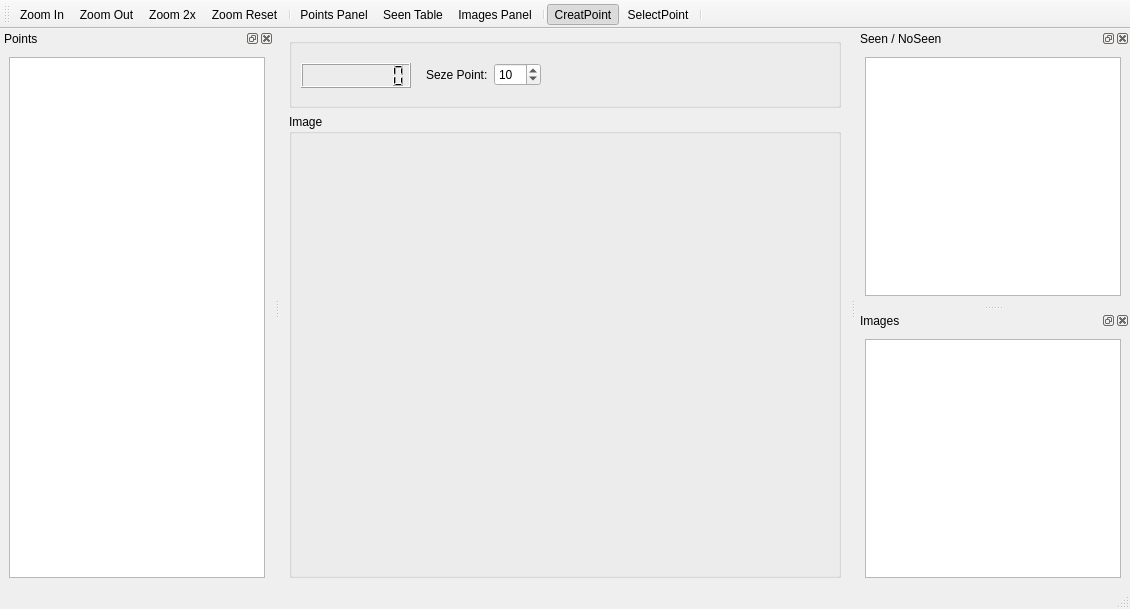
<?xml version="1.0" encoding="UTF-8"?>
<ui version="4.0">
 <class>LocationWindow</class>
 <widget class="QMainWindow" name="LocationWindow">
  <property name="geometry">
   <rect>
    <x>0</x>
    <y>0</y>
    <width>1130</width>
    <height>609</height>
   </rect>
  </property>
  <property name="minimumSize">
   <size>
    <width>800</width>
    <height>600</height>
   </size>
  </property>
  <property name="windowTitle">
   <string>Location Window</string>
  </property>
  <property name="windowIcon">
   <iconset resource="../app/resources/resources.qrc">
    <normaloff>:/images/icons/png/32x32/location.png</normaloff>:/images/icons/png/32x32/location.png</iconset>
  </property>
  <widget class="QWidget" name="Location">
   <layout class="QGridLayout" name="gridLayout_2">
    <item row="0" column="0">
     <widget class="QGroupBox" name="groupBox">
      <property name="minimumSize">
       <size>
        <width>0</width>
        <height>45</height>
       </size>
      </property>
      <property name="maximumSize">
       <size>
        <width>16777215</width>
        <height>70</height>
       </size>
      </property>
      <property name="title">
       <string/>
      </property>
      <layout class="QHBoxLayout" name="horizontalLayout_3">
       <item>
        <widget class="QLCDNumber" name="lcd_zoom">
         <property name="sizePolicy">
          <sizepolicy hsizetype="Fixed" vsizetype="Fixed">
           <horstretch>0</horstretch>
           <verstretch>0</verstretch>
          </sizepolicy>
         </property>
         <property name="minimumSize">
          <size>
           <width>110</width>
           <height>25</height>
          </size>
         </property>
         <property name="maximumSize">
          <size>
           <width>91</width>
           <height>23</height>
          </size>
         </property>
         <property name="smallDecimalPoint">
          <bool>false</bool>
         </property>
         <property name="digitCount">
          <number>8</number>
         </property>
         <property name="segmentStyle">
          <enum>QLCDNumber::Filled</enum>
         </property>
        </widget>
       </item>
       <item alignment="Qt::AlignLeft">
        <widget class="QWidget" name="widget" native="true">
         <property name="minimumSize">
          <size>
           <width>121</width>
           <height>40</height>
          </size>
         </property>
         <layout class="QHBoxLayout" name="horizontalLayout_2">
          <item>
           <widget class="QLabel" name="label">
            <property name="text">
             <string>Seze Point:</string>
            </property>
           </widget>
          </item>
          <item>
           <widget class="QSpinBox" name="spinBox_sizePoint">
            <property name="minimum">
             <number>1</number>
            </property>
            <property name="maximum">
             <number>100</number>
            </property>
            <property name="value">
             <number>10</number>
            </property>
           </widget>
          </item>
         </layout>
        </widget>
       </item>
      </layout>
     </widget>
    </item>
    <item row="1" column="0">
     <widget class="QGroupBox" name="groupBox_image">
      <property name="minimumSize">
       <size>
        <width>0</width>
        <height>0</height>
       </size>
      </property>
      <property name="title">
       <string>Image</string>
      </property>
      <layout class="QVBoxLayout" name="verticalLayout">
       <item>
        <layout class="QGridLayout" name="imageLayout"/>
       </item>
      </layout>
     </widget>
    </item>
   </layout>
  </widget>
  <widget class="QDockWidget" name="dockWidget_SeenTable">
   <property name="enabled">
    <bool>true</bool>
   </property>
   <property name="minimumSize">
    <size>
     <width>89</width>
     <height>111</height>
    </size>
   </property>
   <property name="maximumSize">
    <size>
     <width>524287</width>
     <height>524287</height>
    </size>
   </property>
   <property name="windowTitle">
    <string>Seen / NoSeen</string>
   </property>
   <attribute name="dockWidgetArea">
    <number>2</number>
   </attribute>
   <widget class="QWidget" name="dockWidgetContents">
    <layout class="QGridLayout" name="gridLayout_4">
     <item row="0" column="0">
      <widget class="QTableWidget" name="tableWidget_SeenNoSeen"/>
     </item>
    </layout>
   </widget>
  </widget>
  <widget class="QToolBar" name="toolBar">
   <property name="windowTitle">
    <string>toolBar</string>
   </property>
   <attribute name="toolBarArea">
    <enum>TopToolBarArea</enum>
   </attribute>
   <attribute name="toolBarBreak">
    <bool>false</bool>
   </attribute>
   <addaction name="actionZoomIn"/>
   <addaction name="actionZoomOut"/>
   <addaction name="actionZoom_2x"/>
   <addaction name="actionZoom_Reset"/>
   <addaction name="separator"/>
   <addaction name="actionPointsPanel"/>
   <addaction name="actionSeenNoSeenPanel"/>
   <addaction name="actionImages_List"/>
   <addaction name="separator"/>
   <addaction name="actionCreatPoint"/>
   <addaction name="actionSelectPoint"/>
   <addaction name="separator"/>
  </widget>
  <widget class="QDockWidget" name="dockWidget_PointsTable">
   <property name="minimumSize">
    <size>
     <width>89</width>
     <height>111</height>
    </size>
   </property>
   <property name="windowIcon">
    <iconset>
     <normaloff>:/images/icons/png/32x32/table.png</normaloff>:/images/icons/png/32x32/table.png</iconset>
   </property>
   <property name="windowTitle">
    <string>Points</string>
   </property>
   <attribute name="dockWidgetArea">
    <number>1</number>
   </attribute>
   <widget class="QWidget" name="dockWidgetContents_2">
    <layout class="QGridLayout" name="gridLayout_3">
     <item row="0" column="0">
      <widget class="QTableWidget" name="tableWidget_Points">
       <property name="selectionMode">
        <enum>QAbstractItemView::ExtendedSelection</enum>
       </property>
       <property name="selectionBehavior">
        <enum>QAbstractItemView::SelectRows</enum>
       </property>
      </widget>
     </item>
    </layout>
   </widget>
  </widget>
  <widget class="QDockWidget" name="dockWidget_ImagesList">
   <property name="minimumSize">
    <size>
     <width>268</width>
     <height>145</height>
    </size>
   </property>
   <property name="maximumSize">
    <size>
     <width>524287</width>
     <height>524287</height>
    </size>
   </property>
   <property name="windowTitle">
    <string>Images</string>
   </property>
   <attribute name="dockWidgetArea">
    <number>2</number>
   </attribute>
   <widget class="QWidget" name="dockWidgetContents_3">
    <layout class="QGridLayout" name="gridLayout">
     <item row="1" column="0">
      <widget class="QListWidget" name="listWidget_Images">
       <property name="minimumSize">
        <size>
         <width>250</width>
         <height>0</height>
        </size>
       </property>
      </widget>
     </item>
    </layout>
   </widget>
  </widget>
  <widget class="QStatusBar" name="statusBar"/>
  <action name="actionZoomOut">
   <property name="icon">
    <iconset resource="../app/resources/resources.qrc">
     <normaloff>:/images/icons/png/32x32/reduce.png</normaloff>:/images/icons/png/32x32/reduce.png</iconset>
   </property>
   <property name="text">
    <string>Zoom Out</string>
   </property>
   <property name="toolTip">
    <string>Zoom Out - Ctrl+-</string>
   </property>
   <property name="shortcut">
    <string>Ctrl+-, Ctrl+-</string>
   </property>
  </action>
  <action name="actionZoomIn">
   <property name="icon">
    <iconset resource="../app/resources/resources.qrc">
     <normaloff>:/images/icons/png/32x32/increase.png</normaloff>:/images/icons/png/32x32/increase.png</iconset>
   </property>
   <property name="text">
    <string>Zoom In</string>
   </property>
   <property name="toolTip">
    <string>Zoom In - Ctrl++</string>
   </property>
   <property name="shortcut">
    <string>Ctrl+=, Ctrl++</string>
   </property>
  </action>
  <action name="actionSeenNoSeenPanel">
   <property name="checkable">
    <bool>true</bool>
   </property>
   <property name="checked">
    <bool>false</bool>
   </property>
   <property name="icon">
    <iconset resource="../app/resources/resources.qrc">
     <normaloff>:/images/icons/png/32x32/comparison_chart.png</normaloff>:/images/icons/png/32x32/comparison_chart.png</iconset>
   </property>
   <property name="text">
    <string>Seen Table</string>
   </property>
   <property name="toolTip">
    <string>Seen Panel</string>
   </property>
  </action>
  <action name="actionToolBar">
   <property name="checkable">
    <bool>true</bool>
   </property>
   <property name="checked">
    <bool>true</bool>
   </property>
   <property name="text">
    <string>ToolBar</string>
   </property>
  </action>
  <action name="actionPointsPanel">
   <property name="checkable">
    <bool>true</bool>
   </property>
   <property name="checked">
    <bool>false</bool>
   </property>
   <property name="icon">
    <iconset resource="../app/resources/resources.qrc">
     <normaloff>:/images/icons/png/32x32/numbered list.png</normaloff>:/images/icons/png/32x32/numbered list.png</iconset>
   </property>
   <property name="text">
    <string>Points Panel</string>
   </property>
   <property name="toolTip">
    <string>Points Panel</string>
   </property>
  </action>
  <action name="actionImages_List">
   <property name="checkable">
    <bool>true</bool>
   </property>
   <property name="checked">
    <bool>false</bool>
   </property>
   <property name="icon">
    <iconset resource="../app/resources/resources.qrc">
     <normaloff>:/images/icons/png/32x32/two pictures.png</normaloff>:/images/icons/png/32x32/two pictures.png</iconset>
   </property>
   <property name="text">
    <string>Images Panel</string>
   </property>
   <property name="toolTip">
    <string>Images Panel</string>
   </property>
  </action>
  <action name="actionZoom_Reset">
   <property name="icon">
    <iconset resource="../app/resources/resources.qrc">
     <normaloff>:/images/icons/png/32x32/reset_zoom.png</normaloff>:/images/icons/png/32x32/reset_zoom.png</iconset>
   </property>
   <property name="text">
    <string>Zoom Reset</string>
   </property>
   <property name="toolTip">
    <string>Zoom Reset - Esc</string>
   </property>
   <property name="shortcut">
    <string>Esc</string>
   </property>
  </action>
  <action name="actionZoom_2x">
   <property name="icon">
    <iconset resource="../app/resources/resources.qrc">
     <normaloff>:/images/icons/png/32x32/increase_2x.png</normaloff>:/images/icons/png/32x32/increase_2x.png</iconset>
   </property>
   <property name="text">
    <string>Zoom 2x</string>
   </property>
   <property name="toolTip">
    <string>Zoom 2x - Alt++</string>
   </property>
   <property name="shortcut">
    <string>Alt+=, Alt++</string>
   </property>
  </action>
  <action name="actionCreatPoint">
   <property name="checkable">
    <bool>true</bool>
   </property>
   <property name="checked">
    <bool>true</bool>
   </property>
   <property name="icon">
    <iconset resource="../app/resources/resources.qrc">
     <normaloff>:/images/icons/png/32x32/location.png</normaloff>:/images/icons/png/32x32/location.png</iconset>
   </property>
   <property name="text">
    <string>CreatPoint</string>
   </property>
   <property name="toolTip">
    <string>Create Point</string>
   </property>
  </action>
  <action name="actionSelectPoint">
   <property name="checkable">
    <bool>true</bool>
   </property>
   <property name="icon">
    <iconset resource="../app/resources/resources.qrc">
     <normaloff>:/images/icons/png/32x32/select_view.png</normaloff>:/images/icons/png/32x32/select_view.png</iconset>
   </property>
   <property name="text">
    <string>SelectPoint</string>
   </property>
   <property name="toolTip">
    <string>Select Point HotKey Cntrl</string>
   </property>
  </action>
 </widget>
 <resources>
  <include location="../app/resources/resources.qrc"/>
 </resources>
 <connections/>
</ui>
